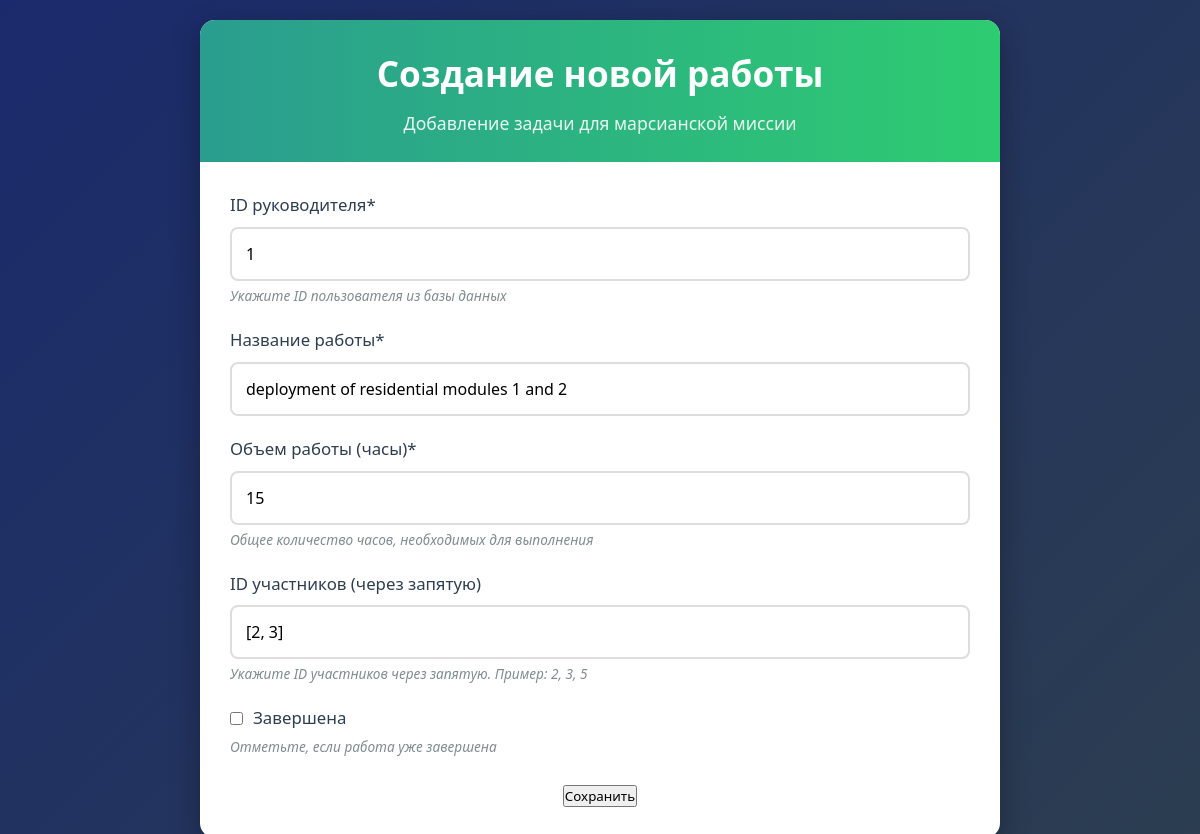
The page /edit_job/1 (signed in) on the database as committed earlier.
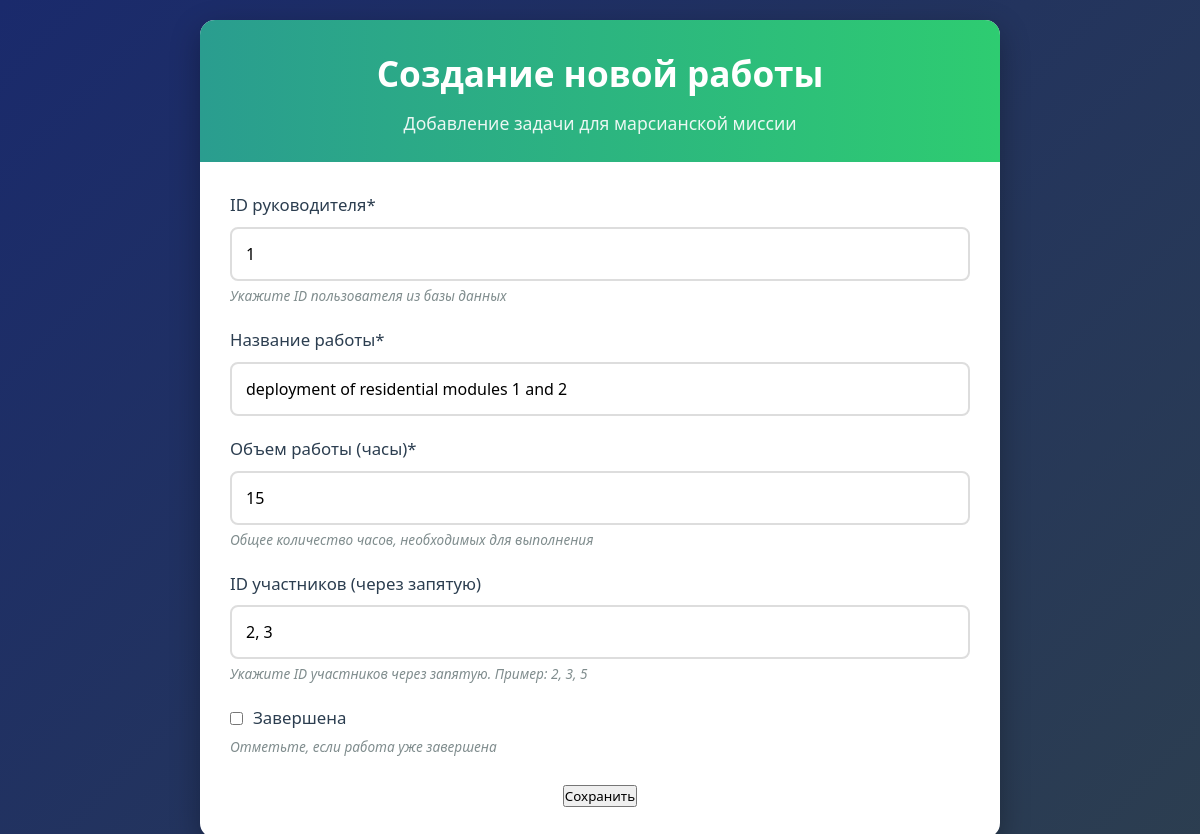
The same page on the database as committed later.
### data/models.py (models this page shows, shortened)
class Jobs(SqlAlchemyBase):
    __tablename__ = 'jobs'
    id = Column(Integer, primary_key=True, autoincrement=True)
    team_leader = Column(Integer, ForeignKey('users.id'), nullable=False)
    job = Column(String, nullable=False)
    work_size = Column(Integer, nullable=False)
    collaborators = Column(String)
    start_date = Column(DateTime, default=datetime.utcnow)
    end_date = Column(DateTime)
    is_finished = Column(Boolean, default=False)
    team_leader_user = relationship("User", back_populates="jobs")
    categories = relationship(
        "Category",
        secondary=jobs_to_categories,
        back_populates="jobs"
    )

### app.py (the view, shortened to what this page needs)
@app.route('/edit_job/<int:id>', methods=['GET', 'POST'])
@login_required
def edit_job(id):
    db_sess = db_session.create_session()
    job = db_sess.query(Jobs).get(id)
    if not job:
        flash('Работа не найдена', 'danger')
        return redirect('/')
    if current_user.id != job.team_leader and current_user.id != 1:
        flash('У вас нет прав для редактирования этой работы', 'danger')
        return redirect('/')
    form = JobForm()
    categories = db_sess.query(Category).all()
    form.categories.choices = [(category.id, category.name) for category in categories]
    if request.method == "GET":
        form.team_leader.data = job.team_leader
        form.job.data = job.job
        form.work_size.data = job.work_size
        form.collaborators.data = job.collaborators
        form.is_finished.data = job.is_finished
        form.categories.data = [category.id for category in job.categories]
    return render_template('create_job.html', form=form, title='Редактирование работы')

### forms/job.py
class JobForm(FlaskForm):
    team_leader = IntegerField('ID руководителя', validators=[DataRequired()])
    job = StringField('Название работы', validators=[DataRequired()])
    work_size = IntegerField('Объем работы (часы)', validators=[DataRequired()])
    collaborators = StringField('ID участников (через запятую)')
    is_finished = BooleanField('Завершена')
    categories = SelectMultipleField('Категории', coerce=int)
    submit = SubmitField('Сохранить')

### app.py (called while the page is built)
@login_manager.user_loader
def load_user(user_id):
    db_sess = db_session.create_session()
    return db_sess.get(User, user_id)  # Используем современный метод Session.get()

### data/db_session.py (called while the page is built)
def create_session() -> Session:
    global __factory
    return __factory()

### templates/create_job.html (shortened to what this page needs)
<!DOCTYPE html>
<html lang="ru">
<head>
</head>
<body>
    <div class="container">
        <header>
            <h1>Создание новой работы</h1>
            <p class="subtitle">Добавление задачи для марсианской миссии</p>
        </header>
        <div class="form-section">
            <form method="POST" novalidate>
                <div class="form-group">
                    <label for="team_leader">{{ form.team_leader.label.text }}*</label>
                    {{ form.team_leader(class="form-control", placeholder="ID руководителя команды") }}
                    <div class="field-hint">Укажите ID пользователя из базы данных</div>
                </div>
                <div class="form-group">
                    <label for="job">{{ form.job.label.text }}*</label>
                    {{ form.job(class="form-control", placeholder="Краткое описание задачи") }}
                </div>
                <div class="form-group">
                    <label for="work_size">{{ form.work_size.label.text }}*</label>
                    {{ form.work_size(class="form-control", placeholder="Объем работы в часах") }}
                    <div class="field-hint">Общее количество часов, необходимых для выполнения</div>
                </div>
                <div class="form-group">
                    <label for="collaborators">{{ form.collaborators.label.text }}</label>
                    {{ form.collaborators(class="form-control", placeholder="ID участников через запятую: 2, 3, 5") }}
                    <div class="field-hint">Укажите ID участников через запятую. Пример: 2, 3, 5</div>
                </div>
                <div class="form-group">
                    <div class="checkbox-group">
                        {{ form.is_finished() }}
                        <label for="is_finished" style="display: inline; margin-bottom: 0;">{{ form.is_finished.label.text }}</label>
                    </div>
                    <div class="field-hint">Отметьте, если работа уже завершена</div>
                </div>
                <div class="submit-container">
                    {{ form.submit(class="btn-submit") }}
                </div>
            </form>
        </div>
    </div>
</body>
</html>

Rows that differ between the two databases and show on the page:
changed Jobs "deployment of residential modules 1 and 2": collaborators "[2, 3]" → "2, 3"
